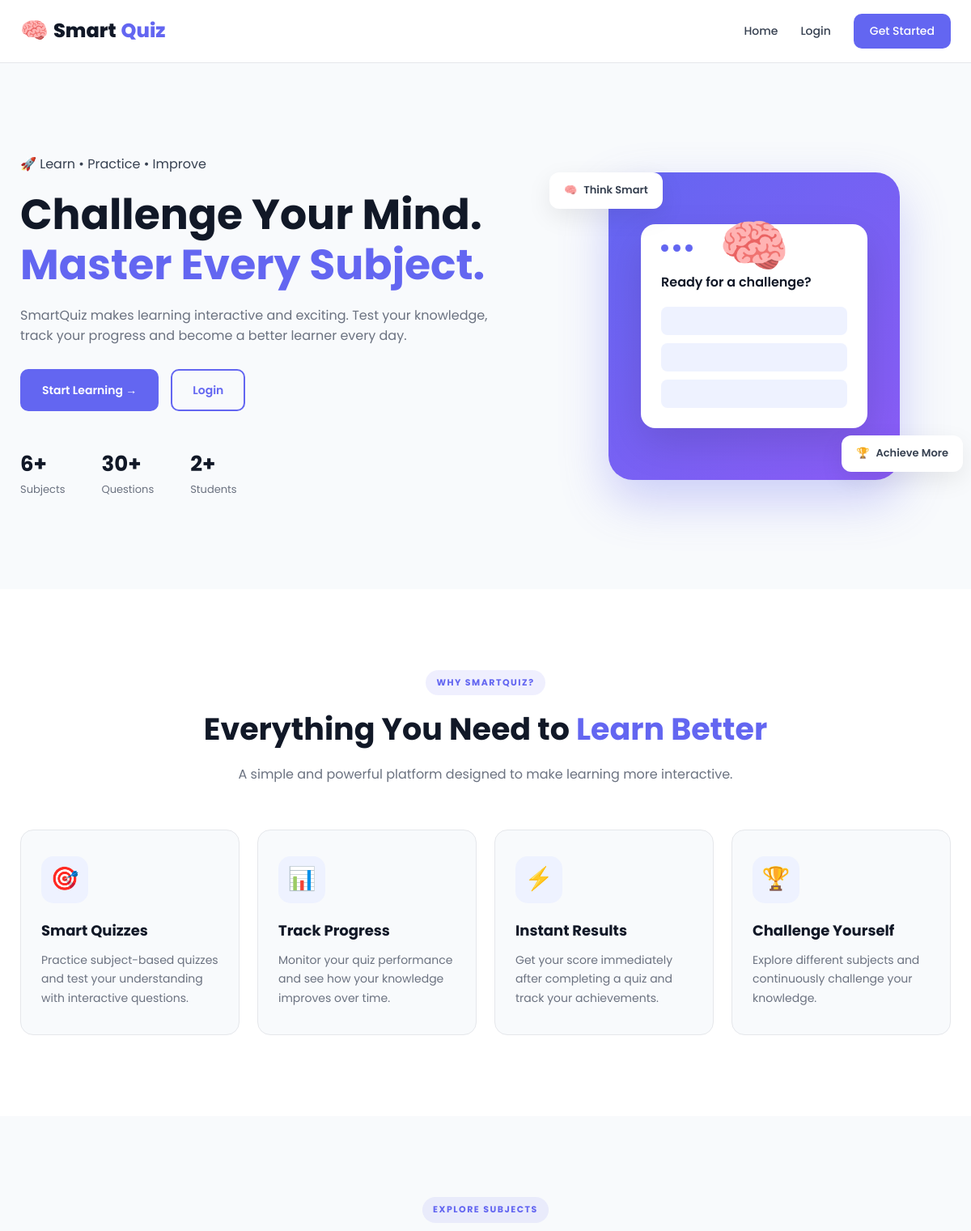
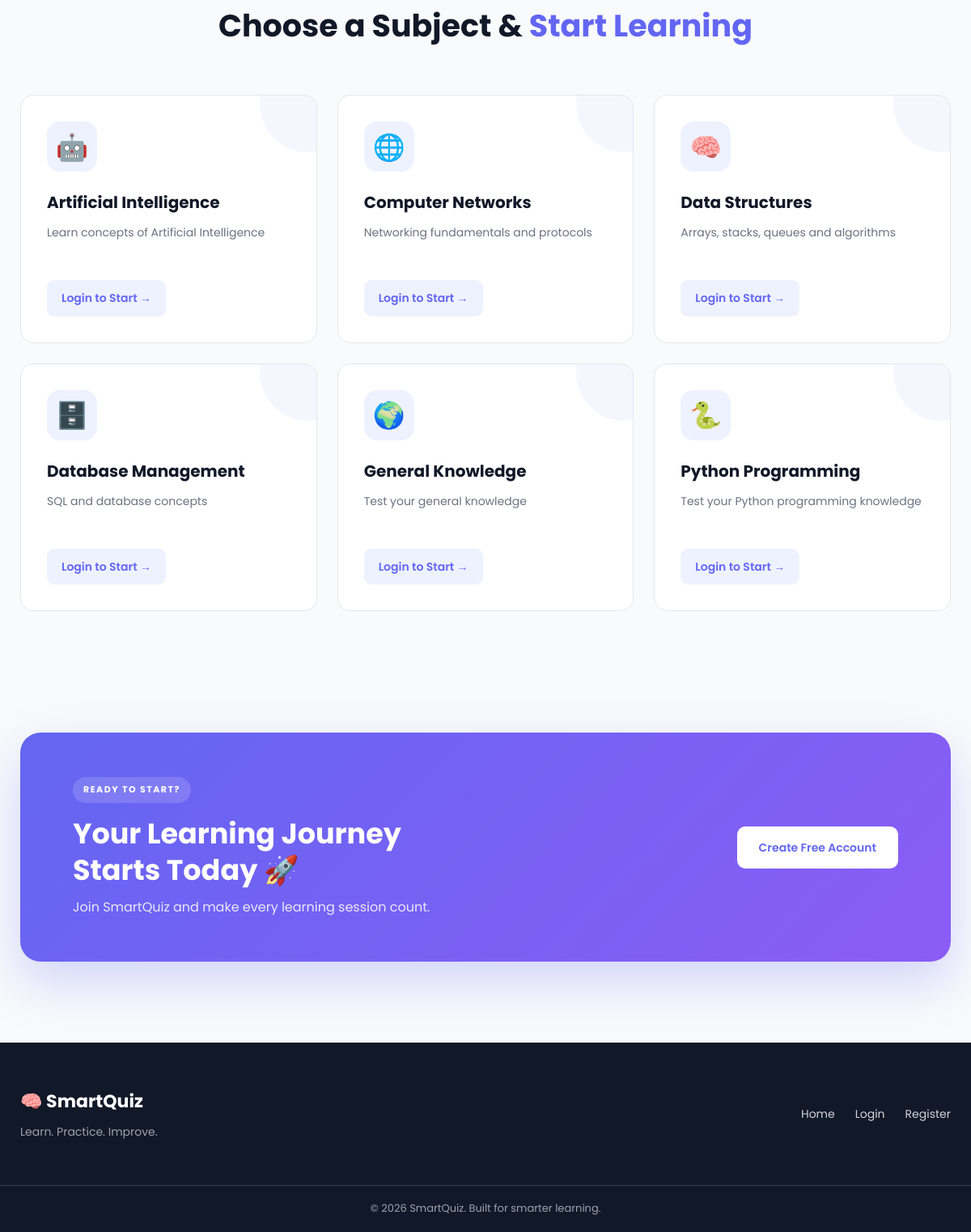
The page / on the database its author committed (2 pictures, top to bottom).
### tables this page shows
CREATE TABLE subjects (
            id INTEGER PRIMARY KEY AUTOINCREMENT,
            name TEXT UNIQUE NOT NULL,
            description TEXT,
            icon TEXT DEFAULT '📚'
        );

### app.py (the view)
@app.route("/")
def index():
    conn = get_db_connection()
    subjects = conn.execute("SELECT * FROM subjects ORDER BY name").fetchall()
    total_questions = conn.execute(
        "SELECT COUNT(*) FROM questions"
    ).fetchone()[0]
    total_users = conn.execute(
        "SELECT COUNT(*) FROM users WHERE role = 'student'"
    ).fetchone()[0]
    conn.close()
    return render_template(
        "index.html",
        subjects=subjects,
        total_questions=total_questions,
        total_users=total_users
    )

### app.py (called while the page is built)
def get_db_connection():
    conn = sqlite3.connect(DATABASE)
    conn.row_factory = sqlite3.Row
    return conn

### templates/index.html (shortened to what this page needs)
{% extends "base.html" %}
{% block content %}
<section class="hero">
    <div class="hero-content">
        <div class="hero-badge">
            🚀 Learn • Practice • Improve
        </div>
        <h1>
            Challenge Your Mind.<br>
            <span>Master Every Subject.</span>
        </h1>
        <p>
            SmartQuiz makes learning interactive and exciting.
            Test your knowledge, track your progress and become
            a better learner every day.
        </p>
        <div class="hero-buttons">
            {% if session.get('user_id') %}
                <a href="{{ url_for('dashboard') }}" class="btn btn-primary">
                    Go to Dashboard →
                </a>
            {% else %}
                <a href="{{ url_for('register') }}" class="btn btn-primary">
                    Start Learning →
                </a>
                <a href="{{ url_for('login') }}" class="btn btn-outline">
                    Login
                </a>
            {% endif %}
        </div>
        <div class="hero-stats">
            <div class="hero-stat">
                <h3>{{ subjects|length }}+</h3>
                <p>Subjects</p>
            </div>
            <div class="hero-stat">
                <h3>{{ total_questions }}+</h3>
                <p>Questions</p>
            </div>
            <div class="hero-stat">
                <h3>{{ total_users }}+</h3>
                <p>Students</p>
            </div>
        </div>
    </div>
    <div class="hero-visual">
        <div class="floating-card card-one">
            🧠
            <span>Think Smart</span>
        </div>
        <div class="floating-card card-two">
            🏆
            <span>Achieve More</span>
        </div>
        <div class="quiz-illustration">
            <div class="brain-icon">🧠</div>
            <div class="quiz-mini-card">
                <div class="mini-header">
                    <span></span>
                    <span></span>
                    <span></span>
                </div>
                <p>Ready for a challenge?</p>
                <div class="mini-options">
                    <div></div>
                    <div></div>
                    <div></div>
                </div>
            </div>
        </div>
    </div>
</section>
<section class="features-section">
    <div class="section-heading">
        <span class="section-tag">WHY SMARTQUIZ?</span>
        <h2>
            Everything You Need to
            <span>Learn Better</span>
        </h2>
        <p>
            A simple and powerful platform designed to make
            learning more interactive.
        </p>
    </div>
    <div class="features-grid">
        <div class="feature-card">
            <div class="feature-icon">🎯</div>
            <h3>Smart Quizzes</h3>
            <p>
                Practice subject-based quizzes and test your
                understanding with interactive questions.
            </p>
        </div>
        <div class="feature-card">
            <div class="feature-icon">📊</div>
            <h3>Track Progress</h3>
            <p>
                Monitor your quiz performance and see how
                your knowledge improves over time.
            </p>
        </div>
        <div class="feature-card">
            <div class="feature-icon">⚡</div>
            <h3>Instant Results</h3>
            <p>
                Get your score immediately after completing
                a quiz and track your achievements.
            </p>
        </div>
        <div class="feature-card">
            <div class="feature-icon">🏆</div>
            <h3>Challenge Yourself</h3>
            <p>
                Explore different subjects and continuously
                challenge your knowledge.
            </p>
        </div>
    </div>
</section>
<section class="subjects-section">
    <div class="section-heading">
        <span class="section-tag">EXPLORE SUBJECTS</span>
        <h2>
            Choose a Subject &
            <span>Start Learning</span>
        </h2>
    </div>
    <div class="subject-grid">
        {% for subject in subjects %}
        <div class="subject-card">
            <div class="subject-icon">
                {{ subject.icon }}
            </div>
            <h3>{{ subject.name }}</h3>
            <p>
                {{ subject.description }}
            </p>
            {% if session.get('user_id') %}
                <a href="{{ url_for('quiz', subject_id=subject.id) }}"
                   class="subject-btn">
                    Start Quiz →
                </a>
            {% else %}
                <a href="{{ url_for('login') }}"
                   class="subject-btn">
                    Login to Start →
                </a>
            {% endif %}
        </div>
        {% endfor %}
    </div>
</section>
<section class="cta-section">
    <div class="cta-content">
        <div>
            <span class="section-tag light-tag">
                READY TO START?
            </span>
            <h2>
                Your Learning Journey<br>
                Starts Today 🚀
            </h2>
            <p>
                Join SmartQuiz and make every learning session count.
            </p>
        </div>
        {% if not session.get('user_id') %}
        <a href="{{ url_for('register') }}"
           class="btn btn-light">
            Create Free Account
        </a>
        {% else %}
        <a href="{{ url_for('dashboard') }}"
           class="btn btn-light">
            Go to Dashboard
        </a>
        {% endif %}
    </div>
</section>
{% endblock %}

### templates/base.html (shortened to what this page needs)
<!DOCTYPE html>
<html lang="en">
<head>
    <link rel="stylesheet"
          href="{{ url_for('static', filename='style.css') }}">
</head>
<body>
    <nav class="navbar">
        <div class="nav-container">
            <a href="{{ url_for('index') }}" class="logo">
                <span class="logo-icon">🧠</span>
                Smart<span>Quiz</span>
            </a>
            <div class="nav-links">
                <a href="{{ url_for('index') }}">Home</a>
                {% if session.get('user_id') %}
                    {% if session.get('role') == 'admin' %}
                        <a href="{{ url_for('admin_dashboard') }}">
                            Admin Panel
                        </a>
                    {% else %}
                        <a href="{{ url_for('dashboard') }}">
                            Dashboard
                        </a>
                        <a href="{{ url_for('history') }}">
                            History
                        </a>
                        <a href="{{ url_for('profile') }}">
                            Profile
                        </a>
                    {% endif %}
                    <a href="{{ url_for('logout') }}"
                       class="btn-nav logout-btn">
                        Logout
                    </a>
                {% else %}
                    <a href="{{ url_for('login') }}">
                        Login
                    </a>
                    <a href="{{ url_for('register') }}"
                       class="btn-nav">
                        Get Started
                    </a>
                {% endif %}
            </div>
        </div>
    </nav>
    <main>
        {% block content %}
        {% endblock %}
    </main>
    <footer class="footer">
        <div class="footer-container">
            <div class="footer-brand">
                <h2>
                    🧠 SmartQuiz
                </h2>
                <p>
                    Learn. Practice. Improve.
                </p>
            </div>
            <div class="footer-links">
                <a href="{{ url_for('index') }}">
                    Home
                </a>
                {% if session.get('user_id') %}
                    <a href="{{ url_for('dashboard') }}">
                        Dashboard
                    </a>
                    <a href="{{ url_for('history') }}">
                        Quiz History
                    </a>
                {% else %}
                    <a href="{{ url_for('login') }}">
                        Login
                    </a>
                    <a href="{{ url_for('register') }}">
                        Register
                    </a>
                {% endif %}
            </div>
        </div>
        <div class="footer-bottom">
            <p>
                © 2026 SmartQuiz. Built for smarter learning.
            </p>
        </div>
    </footer>
</body>
</html>

### rows shown on the page
subjects: icon "🤖", name "Artificial Intelligence", description "Learn concepts of Artificial Intelligence"
subjects: icon "🌐", name "Computer Networks", description "Networking fundamentals and protocols"
subjects: icon "🧠", name "Data Structures", description "Arrays, stacks, queues and algorithms"
subjects: icon "🗄️", name "Database Management", description "SQL and database concepts"
subjects: icon "🌍", name "General Knowledge", description "Test your general knowledge"
subjects: icon "🐍", name "Python Programming", description "Test your Python programming knowledge"

### other values the page prints
{{ subjects|length }} "6"
{{ total_questions }} "30"
{{ total_users }} "2"
